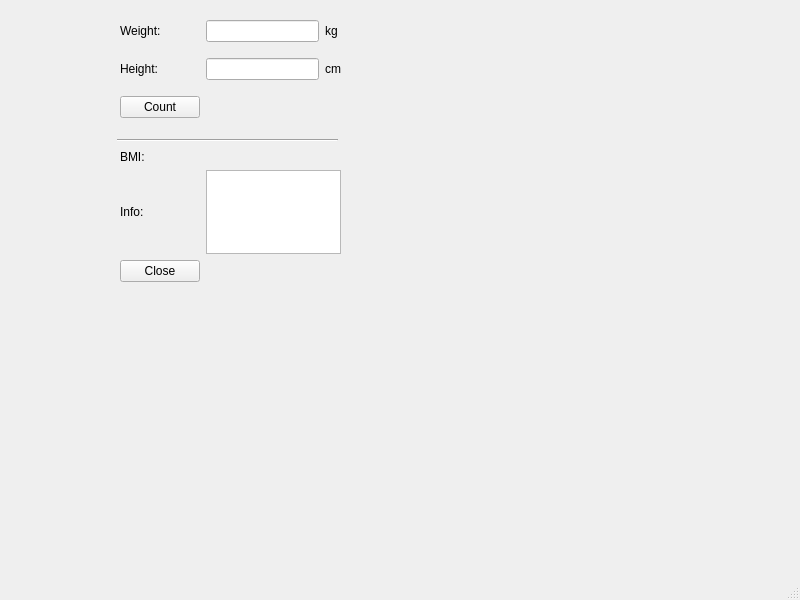
<?xml version="1.0" encoding="UTF-8"?>
<ui version="4.0">
 <class>MainWindow</class>
 <widget class="QMainWindow" name="MainWindow">
  <property name="geometry">
   <rect>
    <x>0</x>
    <y>0</y>
    <width>800</width>
    <height>600</height>
   </rect>
  </property>
  <property name="windowTitle">
   <string>MainWindow</string>
  </property>
  <widget class="QWidget" name="centralwidget">
   <widget class="QWidget" name="gridLayoutWidget">
    <property name="geometry">
     <rect>
      <x>120</x>
      <y>10</y>
      <width>221</width>
      <height>121</height>
     </rect>
    </property>
    <layout class="QGridLayout" name="gridLayout">
     <item row="0" column="1">
      <widget class="QLineEdit" name="weightLineEdit"/>
     </item>
     <item row="1" column="1">
      <widget class="QLineEdit" name="heightLineEdit"/>
     </item>
     <item row="0" column="0">
      <widget class="QLabel" name="weightLabel">
       <property name="text">
        <string>Weight:</string>
       </property>
      </widget>
     </item>
     <item row="1" column="0">
      <widget class="QLabel" name="heightLabel">
       <property name="text">
        <string>Height:</string>
       </property>
      </widget>
     </item>
     <item row="2" column="0">
      <widget class="QPushButton" name="countButton">
       <property name="text">
        <string>Count</string>
       </property>
      </widget>
     </item>
     <item row="0" column="2">
      <widget class="QLabel" name="wightUnit">
       <property name="text">
        <string>kg</string>
       </property>
      </widget>
     </item>
     <item row="1" column="2">
      <widget class="QLabel" name="heightUnit">
       <property name="text">
        <string>cm</string>
       </property>
      </widget>
     </item>
    </layout>
   </widget>
   <widget class="Line" name="line">
    <property name="geometry">
     <rect>
      <x>117</x>
      <y>130</y>
      <width>221</width>
      <height>20</height>
     </rect>
    </property>
    <property name="orientation">
     <enum>Qt::Horizontal</enum>
    </property>
   </widget>
   <widget class="QWidget" name="gridLayoutWidget_2">
    <property name="geometry">
     <rect>
      <x>120</x>
      <y>150</y>
      <width>221</width>
      <height>132</height>
     </rect>
    </property>
    <layout class="QGridLayout" name="gridLayout_2">
     <item row="2" column="0">
      <widget class="QPushButton" name="closeButton">
       <property name="text">
        <string>Close</string>
       </property>
      </widget>
     </item>
     <item row="1" column="0">
      <widget class="QLabel" name="infoLabel">
       <property name="text">
        <string>Info:</string>
       </property>
      </widget>
     </item>
     <item row="0" column="0">
      <widget class="QLabel" name="resultLabel_2">
       <property name="text">
        <string>BMI:</string>
       </property>
      </widget>
     </item>
     <item row="1" column="1">
      <widget class="QTextBrowser" name="infoTextBrowser"/>
     </item>
     <item row="0" column="1">
      <widget class="QLabel" name="resultLabel">
       <property name="text">
        <string/>
       </property>
      </widget>
     </item>
    </layout>
   </widget>
  </widget>
  <widget class="QMenuBar" name="menubar">
   <property name="geometry">
    <rect>
     <x>0</x>
     <y>0</y>
     <width>800</width>
     <height>25</height>
    </rect>
   </property>
  </widget>
  <widget class="QStatusBar" name="statusbar"/>
 </widget>
 <resources/>
 <connections/>
</ui>
